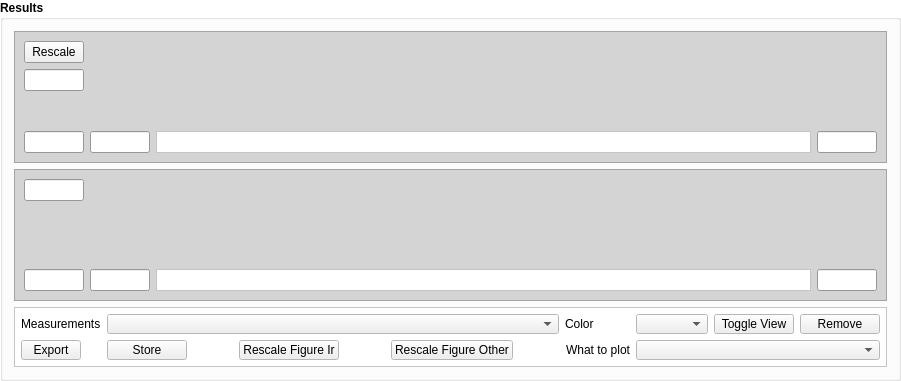
    <widget class="QGroupBox" name="groupBox_3">
     <property name="palette">
      <palette>
       <active>
        <colorrole role="Base">
         <brush brushstyle="SolidPattern">
          <color alpha="255">
           <red>255</red>
           <green>255</green>
           <blue>255</blue>
          </color>
         </brush>
        </colorrole>
        <colorrole role="Window">
         <brush brushstyle="SolidPattern">
          <color alpha="255">
           <red>255</red>
           <green>255</green>
           <blue>255</blue>
          </color>
         </brush>
        </colorrole>
       </active>
       <inactive>
        <colorrole role="Base">
         <brush brushstyle="SolidPattern">
          <color alpha="255">
           <red>255</red>
           <green>255</green>
           <blue>255</blue>
          </color>
         </brush>
        </colorrole>
        <colorrole role="Window">
         <brush brushstyle="SolidPattern">
          <color alpha="255">
           <red>255</red>
           <green>255</green>
           <blue>255</blue>
          </color>
         </brush>
        </colorrole>
       </inactive>
       <disabled>
        <colorrole role="Base">
         <brush brushstyle="SolidPattern">
          <color alpha="255">
           <red>255</red>
           <green>255</green>
           <blue>255</blue>
          </color>
         </brush>
        </colorrole>
        <colorrole role="Window">
         <brush brushstyle="SolidPattern">
          <color alpha="255">
           <red>255</red>
           <green>255</green>
           <blue>255</blue>
          </color>
         </brush>
        </colorrole>
       </disabled>
      </palette>
     </property>
     <property name="font">
      <font>
       <weight>75</weight>
       <bold>true</bold>
      </font>
     </property>
     <property name="autoFillBackground">
      <bool>true</bool>
     </property>
     <property name="title">
      <string>Results</string>
     </property>
     <layout class="QGridLayout" name="gridLayout_3" rowstretch="30,30,5">
      <item row="0" column="0">
       <widget class="QFrame" name="frame_3">
        <property name="minimumSize">
         <size>
          <width>0</width>
          <height>100</height>
         </size>
        </property>
        <property name="palette">
         <palette>
          <active>
           <colorrole role="Base">
            <brush brushstyle="SolidPattern">
             <color alpha="255">
              <red>255</red>
              <green>255</green>
              <blue>255</blue>
             </color>
            </brush>
           </colorrole>
           <colorrole role="Window">
            <brush brushstyle="SolidPattern">
             <color alpha="255">
              <red>212</red>
              <green>212</green>
              <blue>212</blue>
             </color>
            </brush>
           </colorrole>
          </active>
          <inactive>
           <colorrole role="Base">
            <brush brushstyle="SolidPattern">
             <color alpha="255">
              <red>255</red>
              <green>255</green>
              <blue>255</blue>
             </color>
            </brush>
           </colorrole>
           <colorrole role="Window">
            <brush brushstyle="SolidPattern">
             <color alpha="255">
              <red>212</red>
              <green>212</green>
              <blue>212</blue>
             </color>
            </brush>
           </colorrole>
          </inactive>
          <disabled>
           <colorrole role="Base">
            <brush brushstyle="SolidPattern">
             <color alpha="255">
              <red>212</red>
              <green>212</green>
              <blue>212</blue>
             </color>
            </brush>
           </colorrole>
           <colorrole role="Window">
            <brush brushstyle="SolidPattern">
             <color alpha="255">
              <red>212</red>
              <green>212</green>
              <blue>212</blue>
             </color>
            </brush>
           </colorrole>
          </disabled>
         </palette>
        </property>
        <property name="autoFillBackground">
         <bool>true</bool>
        </property>
        <property name="frameShape">
         <enum>QFrame::StyledPanel</enum>
        </property>
        <property name="frameShadow">
         <enum>QFrame::Raised</enum>
        </property>
        <layout class="QGridLayout" name="gridLayout_8">
         <item row="4" column="3">
          <widget class="QLineEdit" name="lineEdit_xmaxir">
           <property name="maximumSize">
            <size>
             <width>60</width>
             <height>16777215</height>
            </size>
           </property>
           <property name="font">
            <font>
             <weight>50</weight>
             <bold>false</bold>
            </font>
           </property>
          </widget>
         </item>
         <item row="4" column="0">
          <widget class="QLineEdit" name="lineEdit_yminir">
           <property name="maximumSize">
            <size>
             <width>60</width>
             <height>16777215</height>
            </size>
           </property>
           <property name="font">
            <font>
             <weight>50</weight>
             <bold>false</bold>
            </font>
           </property>
          </widget>
         </item>
         <item row="1" column="0">
          <widget class="QLineEdit" name="lineEdit_ymaxir">
           <property name="maximumSize">
            <size>
             <width>60</width>
             <height>16777215</height>
            </size>
           </property>
           <property name="font">
            <font>
             <weight>50</weight>
             <bold>false</bold>
            </font>
           </property>
          </widget>
         </item>
         <item row="2" column="0">
          <spacer name="verticalSpacer">
           <property name="orientation">
            <enum>Qt::Vertical</enum>
           </property>
           <property name="sizeHint" stdset="0">
            <size>
             <width>20</width>
             <height>40</height>
            </size>
           </property>
          </spacer>
         </item>
         <item row="4" column="1">
          <widget class="QLineEdit" name="lineEdit_xminir">
           <property name="maximumSize">
            <size>
             <width>60</width>
             <height>16777215</height>
            </size>
           </property>
           <property name="font">
            <font>
             <weight>50</weight>
             <bold>false</bold>
            </font>
           </property>
          </widget>
         </item>
         <item row="4" column="2">
          <widget class="QFrame" name="frame_legendir">
           <property name="palette">
            <palette>
             <active>
              <colorrole role="Base">
               <brush brushstyle="SolidPattern">
                <color alpha="255">
                 <red>255</red>
                 <green>255</green>
                 <blue>255</blue>
                </color>
               </brush>
              </colorrole>
              <colorrole role="Window">
               <brush brushstyle="SolidPattern">
                <color alpha="255">
                 <red>255</red>
                 <green>255</green>
                 <blue>255</blue>
                </color>
               </brush>
              </colorrole>
             </active>
             <inactive>
              <colorrole role="Base">
               <brush brushstyle="SolidPattern">
                <color alpha="255">
                 <red>255</red>
                 <green>255</green>
                 <blue>255</blue>
                </color>
               </brush>
              </colorrole>
              <colorrole role="Window">
               <brush brushstyle="SolidPattern">
                <color alpha="255">
                 <red>255</red>
                 <green>255</green>
                 <blue>255</blue>
                </color>
               </brush>
              </colorrole>
             </inactive>
             <disabled>
              <colorrole role="Base">
               <brush brushstyle="SolidPattern">
                <color alpha="255">
                 <red>255</red>
                 <green>255</green>
                 <blue>255</blue>
                </color>
               </brush>
              </colorrole>
              <colorrole role="Window">
               <brush brushstyle="SolidPattern">
                <color alpha="255">
                 <red>255</red>
                 <green>255</green>
                 <blue>255</blue>
                </color>
               </brush>
              </colorrole>
             </disabled>
            </palette>
           </property>
           <property name="autoFillBackground">
            <bool>true</bool>
           </property>
           <property name="frameShape">
            <enum>QFrame::StyledPanel</enum>
           </property>
           <property name="frameShadow">
            <enum>QFrame::Raised</enum>
           </property>
          </widget>
         </item>
         <item row="0" column="0">
          <widget class="QPushButton" name="pushButton_rescaleY">
           <property name="maximumSize">
            <size>
             <width>60</width>
             <height>16777215</height>
            </size>
           </property>
           <property name="font">
            <font>
             <weight>50</weight>
             <bold>false</bold>
            </font>
           </property>
           <property name="text">
            <string>Rescale</string>
           </property>
          </widget>
         </item>
         <item row="0" column="1" rowspan="4" colspan="3">
          <widget class="QwtPlot" name="qwtPlot_ir">
           <property name="font">
            <font>
             <weight>50</weight>
             <bold>false</bold>
            </font>
           </property>
          </widget>
         </item>
        </layout>
       </widget>
      </item>
      <item row="1" column="0">
       <widget class="QFrame" name="frame_4">
        <property name="minimumSize">
         <size>
          <width>0</width>
          <height>100</height>
         </size>
        </property>
        <property name="palette">
         <palette>
          <active>
           <colorrole role="Base">
            <brush brushstyle="SolidPattern">
             <color alpha="255">
              <red>255</red>
              <green>255</green>
              <blue>255</blue>
             </color>
            </brush>
           </colorrole>
           <colorrole role="Window">
            <brush brushstyle="SolidPattern">
             <color alpha="255">
              <red>212</red>
              <green>212</green>
              <blue>212</blue>
             </color>
            </brush>
           </colorrole>
          </active>
          <inactive>
           <colorrole role="Base">
            <brush brushstyle="SolidPattern">
             <color alpha="255">
              <red>255</red>
              <green>255</green>
              <blue>255</blue>
             </color>
            </brush>
           </colorrole>
           <colorrole role="Window">
            <brush brushstyle="SolidPattern">
             <color alpha="255">
              <red>212</red>
              <green>212</green>
              <blue>212</blue>
             </color>
            </brush>
           </colorrole>
          </inactive>
          <disabled>
           <colorrole role="Base">
            <brush brushstyle="SolidPattern">
             <color alpha="255">
              <red>212</red>
              <green>212</green>
              <blue>212</blue>
             </color>
            </brush>
           </colorrole>
           <colorrole role="Window">
            <brush brushstyle="SolidPattern">
             <color alpha="255">
              <red>212</red>
              <green>212</green>
              <blue>212</blue>
             </color>
            </brush>
           </colorrole>
          </disabled>
         </palette>
        </property>
        <property name="autoFillBackground">
         <bool>true</bool>
        </property>
        <property name="frameShape">
         <enum>QFrame::StyledPanel</enum>
        </property>
        <property name="frameShadow">
         <enum>QFrame::Raised</enum>
        </property>
        <layout class="QGridLayout" name="gridLayout_9">
         <item row="3" column="2">
          <widget class="QFrame" name="frame_legendother">
           <property name="palette">
            <palette>
             <active>
              <colorrole role="Base">
               <brush brushstyle="SolidPattern">
                <color alpha="255">
                 <red>255</red>
                 <green>255</green>
                 <blue>255</blue>
                </color>
               </brush>
              </colorrole>
              <colorrole role="Window">
               <brush brushstyle="SolidPattern">
                <color alpha="255">
                 <red>255</red>
                 <green>255</green>
                 <blue>255</blue>
                </color>
               </brush>
              </colorrole>
             </active>
             <inactive>
              <colorrole role="Base">
               <brush brushstyle="SolidPattern">
                <color alpha="255">
                 <red>255</red>
                 <green>255</green>
                 <blue>255</blue>
                </color>
               </brush>
              </colorrole>
              <colorrole role="Window">
               <brush brushstyle="SolidPattern">
                <color alpha="255">
                 <red>255</red>
                 <green>255</green>
                 <blue>255</blue>
                </color>
               </brush>
              </colorrole>
             </inactive>
             <disabled>
              <colorrole role="Base">
               <brush brushstyle="SolidPattern">
                <color alpha="255">
                 <red>255</red>
                 <green>255</green>
                 <blue>255</blue>
                </color>
               </brush>
              </colorrole>
              <colorrole role="Window">
               <brush brushstyle="SolidPattern">
                <color alpha="255">
                 <red>255</red>
                 <green>255</green>
                 <blue>255</blue>
                </color>
               </brush>
              </colorrole>
             </disabled>
            </palette>
           </property>
           <property name="autoFillBackground">
            <bool>true</bool>
           </property>
           <property name="frameShape">
            <enum>QFrame::StyledPanel</enum>
           </property>
           <property name="frameShadow">
            <enum>QFrame::Raised</enum>
           </property>
          </widget>
         </item>
         <item row="3" column="0">
          <widget class="QLineEdit" name="lineEdit_yminother">
           <property name="maximumSize">
            <size>
             <width>60</width>
             <height>16777215</height>
            </size>
           </property>
           <property name="font">
            <font>
             <weight>50</weight>
             <bold>false</bold>
            </font>
           </property>
          </widget>
         </item>
         <item row="1" column="0">
          <spacer name="verticalSpacer_2">
           <property name="orientation">
            <enum>Qt::Vertical</enum>
           </property>
           <property name="sizeHint" stdset="0">
            <size>
             <width>20</width>
             <height>40</height>
            </size>
           </property>
          </spacer>
         </item>
         <item row="3" column="3">
          <widget class="QLineEdit" name="lineEdit_xmaxother">
           <property name="maximumSize">
            <size>
             <width>60</width>
             <height>16777215</height>
            </size>
           </property>
           <property name="font">
            <font>
             <weight>50</weight>
             <bold>false</bold>
            </font>
           </property>
          </widget>
         </item>
         <item row="3" column="1">
          <widget class="QLineEdit" name="lineEdit_xminother">
           <property name="maximumSize">
            <size>
             <width>60</width>
             <height>16777215</height>
            </size>
           </property>
           <property name="font">
            <font>
             <weight>50</weight>
             <bold>false</bold>
            </font>
           </property>
          </widget>
         </item>
         <item row="0" column="1" rowspan="3" colspan="3">
          <widget class="QwtPlot" name="qwtPlot_other">
           <property name="maximumSize">
            <size>
             <width>16777215</width>
             <height>16777215</height>
            </size>
           </property>
           <property name="font">
            <font>
             <weight>50</weight>
             <bold>false</bold>
            </font>
           </property>
          </widget>
         </item>
         <item row="0" column="0">
          <widget class="QLineEdit" name="lineEdit_ymaxother">
           <property name="maximumSize">
            <size>
             <width>60</width>
             <height>16777215</height>
            </size>
           </property>
           <property name="font">
            <font>
             <weight>50</weight>
             <bold>false</bold>
            </font>
           </property>
          </widget>
         </item>
        </layout>
       </widget>
      </item>
      <item row="2" column="0">
       <widget class="QFrame" name="frame_2">
        <property name="minimumSize">
         <size>
          <width>0</width>
          <height>60</height>
         </size>
        </property>
        <property name="autoFillBackground">
         <bool>true</bool>
        </property>
        <property name="frameShape">
         <enum>QFrame::StyledPanel</enum>
        </property>
        <property name="frameShadow">
         <enum>QFrame::Raised</enum>
        </property>
        <layout class="QGridLayout" name="gridLayout_7" columnstretch="4,0,0,0,0,0,0,0,0,0,0,0">
         <property name="leftMargin">
          <number>6</number>
         </property>
         <property name="topMargin">
          <number>6</number>
         </property>
         <property name="rightMargin">
          <number>6</number>
         </property>
         <property name="bottomMargin">
          <number>6</number>
         </property>
         <item row="0" column="10">
          <widget class="QPushButton" name="pushButton_2">
           <property name="minimumSize">
            <size>
             <width>0</width>
             <height>20</height>
            </size>
           </property>
           <property name="font">
            <font>
             <weight>50</weight>
             <bold>false</bold>
            </font>
           </property>
           <property name="text">
            <string>Toggle View</string>
           </property>
          </widget>
         </item>
         <item row="1" column="2">
          <spacer name="horizontalSpacer">
           <property name="orientation">
            <enum>Qt::Horizontal</enum>
           </property>
           <property name="sizeHint" stdset="0">
            <size>
             <width>40</width>
             <height>20</height>
            </size>
           </property>
          </spacer>
         </item>
         <item row="0" column="0">
          <widget class="QLabel" name="label_7">
           <property name="font">
            <font>
             <weight>50</weight>
             <bold>false</bold>
            </font>
           </property>
           <property name="text">
            <string>Measurements</string>
           </property>
          </widget>
         </item>
         <item row="1" column="7">
          <widget class="QLabel" name="label_18">
           <property name="font">
            <font>
             <weight>50</weight>
             <bold>false</bold>
            </font>
           </property>
           <property name="text">
            <string>What to plot</string>
           </property>
           <property name="alignment">
            <set>Qt::AlignRight|Qt::AlignTrailing|Qt::AlignVCenter</set>
           </property>
          </widget>
         </item>
         <item row="1" column="0">
          <widget class="QPushButton" name="pushButton_exportResult">
           <property name="minimumSize">
            <size>
             <width>60</width>
             <height>20</height>
            </size>
           </property>
           <property name="maximumSize">
            <size>
             <width>60</width>
             <height>16777215</height>
            </size>
           </property>
           <property name="font">
            <font>
             <weight>50</weight>
             <bold>false</bold>
            </font>
           </property>
           <property name="text">
            <string>Export</string>
           </property>
          </widget>
         </item>
         <item row="1" column="4">
          <spacer name="horizontalSpacer_4">
           <property name="orientation">
            <enum>Qt::Horizontal</enum>
           </property>
           <property name="sizeHint" stdset="0">
            <size>
             <width>40</width>
             <height>20</height>
            </size>
           </property>
          </spacer>
         </item>
         <item row="0" column="8" colspan="2">
          <widget class="QComboBox" name="comboBox_color">
           <property name="font">
            <font>
             <weight>50</weight>
             <bold>false</bold>
            </font>
           </property>
          </widget>
         </item>
         <item row="0" column="7">
          <widget class="QLabel" name="label_19">
           <property name="font">
            <font>
             <weight>50</weight>
             <bold>false</bold>
            </font>
           </property>
           <property name="text">
            <string>Color</string>
           </property>
          </widget>
         </item>
         <item row="1" column="5">
          <widget class="QPushButton" name="pushButton_3">
           <property name="font">
            <font>
             <weight>50</weight>
             <bold>false</bold>
            </font>
           </property>
           <property name="text">
            <string>Rescale Figure Other</string>
           </property>
          </widget>
         </item>
         <item row="1" column="3">
          <widget class="QPushButton" name="pushButton">
           <property name="font">
            <font>
             <weight>50</weight>
             <bold>false</bold>
            </font>
           </property>
           <property name="text">
            <string>Rescale Figure Ir</string>
           </property>
          </widget>
         </item>
         <item row="1" column="6">
          <spacer name="horizontalSpacer_5">
           <property name="orientation">
            <enum>Qt::Horizontal</enum>
           </property>
           <property name="sizeHint" stdset="0">
            <size>
             <width>40</width>
             <height>20</height>
            </size>
           </property>
          </spacer>
         </item>
         <item row="0" column="1" colspan="6">
          <widget class="QComboBox" name="comboBox_allPlots">
           <property name="minimumSize">
            <size>
             <width>0</width>
             <height>20</height>
            </size>
           </property>
           <property name="font">
            <font>
             <weight>50</weight>
             <bold>false</bold>
            </font>
           </property>
          </widget>
         </item>
         <item row="0" column="11">
          <widget class="QPushButton" name="pushButton_5">
           <property name="font">
            <font>
             <weight>50</weight>
             <bold>false</bold>
            </font>
           </property>
           <property name="text">
            <string>Remove</string>
           </property>
          </widget>
         </item>
         <item row="1" column="8" colspan="4">
          <widget class="QComboBox" name="comboBox_whatToPlot">
           <property name="minimumSize">
            <size>
             <width>0</width>
             <height>20</height>
            </size>
           </property>
          </widget>
         </item>
         <item row="1" column="1">
          <widget class="QPushButton" name="pushButton_4">
           <property name="font">
            <font>
             <weight>50</weight>
             <bold>false</bold>
            </font>
           </property>
           <property name="styleSheet">
            <string notr="true"/>
           </property>
           <property name="text">
            <string>Store</string>
           </property>
          </widget>
         </item>
        </layout>
       </widget>
      </item>
     </layout>
    </widget>
